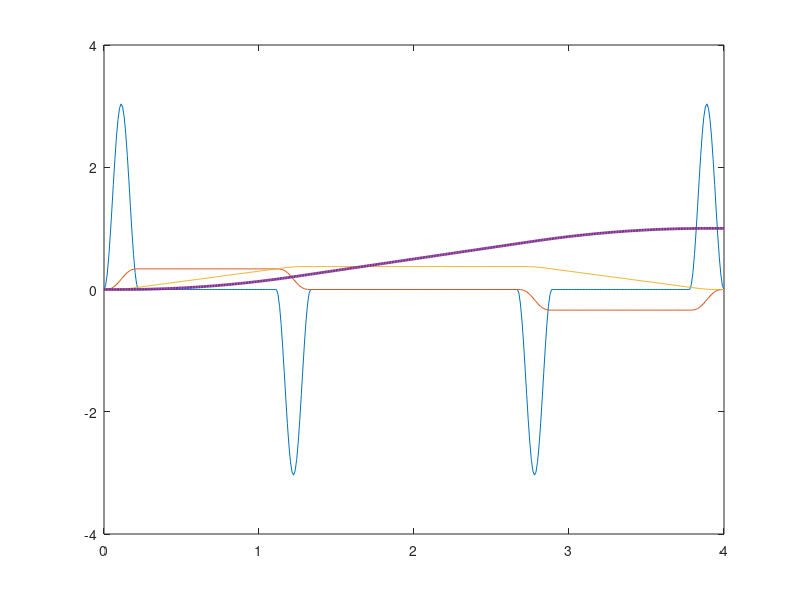

Reproduce this figure in MATLAB.
clc, clear
tic

t7 = 4;

t = linspace(0,t7,t7*100);
r0 = 0;
rf = 1;

cv = 0.5;

Vmin = (rf-r0)/t7;
V = Vmin*(1+cv);

t3 = t7*(1-1/(cv+1));

ca = 0.2;
Amin = V/t3;
A = Amin*(1+ca);

t1 = t3*(1-1/(ca+1));

t2 = t3-t1;
t4 = t7-t3;
t5 = t4+t1;
t6 = t7-t1;

J = 2*A/t1;
w = 2*pi/t1;

t01 = t(t<=t1);
t12 = t((t>t1)&(t<=t2));
t23 = t((t>t2)&(t<=t3));
t34 = t((t>t3)&(t<=t4));
t45 = t((t>t4)&(t<=t5));
t56 = t((t>t5)&(t<=t6));
t67 = t(t>t6);

t = [t01,t12,t23,t34,t45,t56,t67];

j1 = (J/2)*(1-cos(w*t01));
a1 = (J/2)*(t01-(sin(w*t01)/w));
v1 = (J/2)*(t01.^2/2 + (cos(w*t01)-1)/w^2);
r1 = r0 + (J/2)*(t01.^3/6 - t01/w^2 + sin(w*t01)/w^3);

j2 = zeros(size(t12));
a2 = A*ones(size(t12));
v2 = A*(t12-t1/2);
r2 = r0 + (A/2)*(t12.^2 - t1*t12 + t1^2/3 - 2/w^2);

j3 = (-J/2)*(1-cos(w*(t23-t2)));
a3 = A-(J/2)*(t23-t2 - sin(w*(t23-t2))/w);
v3 = A*(t23-t1/2) - (J/2)*((t23-t2).^2/2 + (cos(w*(t23-t2))-1)/w^2);
r3 = r0 + A*(t23.^2/2 - t1*t23/2 + t1^2/6 - 1/w^2) -(J/2)*((t23-t2).^3/6 + sin(w*(t23-t2))/w^3 - (t23-t2)/w^2);

j4 = zeros(size(t34));
a4 = zeros(size(t34));
v4 = V*ones(size(t34));
r4 = r0 + V*(t34-t3/2);

j5 = -(J/2)*(1-cos(w*(t45-t4)));
a5 = -(J/2)*(t45-t4 - sin(w*(t45-t4))/w);
v5 = V - (J/2)*((t45-t4).^2/2 + (cos(w*(t45-t4))-1)/w^2);
r5 = r0 + V*(t45-t3/2) - (J/2)*((t45-t4).^3/6 + sin(w*(t45-t4))/w^3 - (t45-t4)/w^2);

j6 = zeros(size(t56));
a6 = -A*ones(size(t56));
v6 = V - A*(t56 + t1/2 -t5);
r6 = r0 + V*(t56 - t3/2) - A*((t56-t5).^2/2 + t1*(t56-t5)/2+t1^2/6-1/w^2);

j7 = (J/2)*(1-cos(w*(t67-t6)));
a7 = (J/2)*(t67-t6-sin(w*(t67-t6))/w)-A;
v7 = V-A*(t67+t1/2-t5)+(J/2)*((t67-t6).^2/2 + (cos(w*(t67-t6))-1)/w^2);
r7 = rf + V*(t67-t7) - A*((t67.^2-t7^2)/2+(t1/2-t5)*(t67-t7)) +(J/2)*((t67-t6).^3/6 + sin(w*(t67-t6))/w^3 - (t67-t7)/w^2 - t1^3/6);

j = [j1,j2,j3,j4,j5,j6,j7];
a = [a1,a2,a3,a4,a5,a6,a7];
v = [v1,v2,v3,v4,v5,v6,v7];
r = [r1,r2,r3,r4,r5,r6,r7];

toc

plot(t,j,t,a,t,v,t,r,'LineWidth',2)
